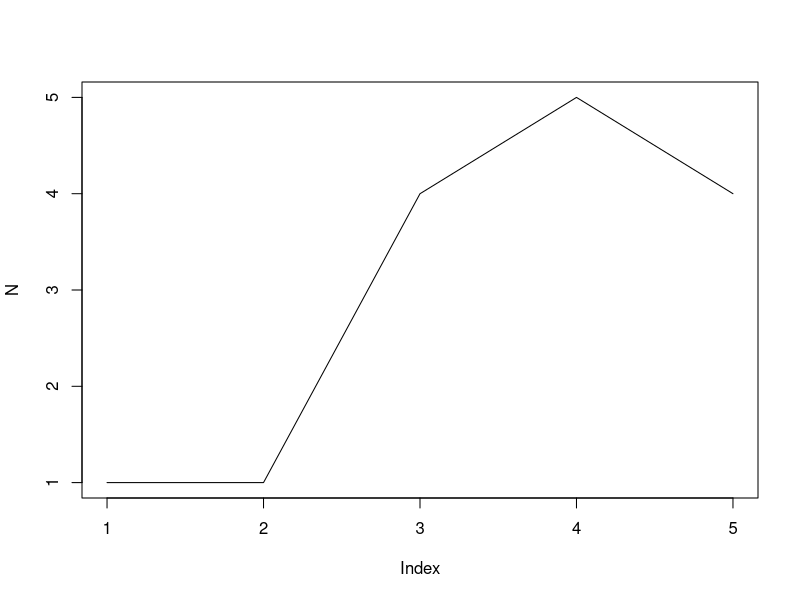
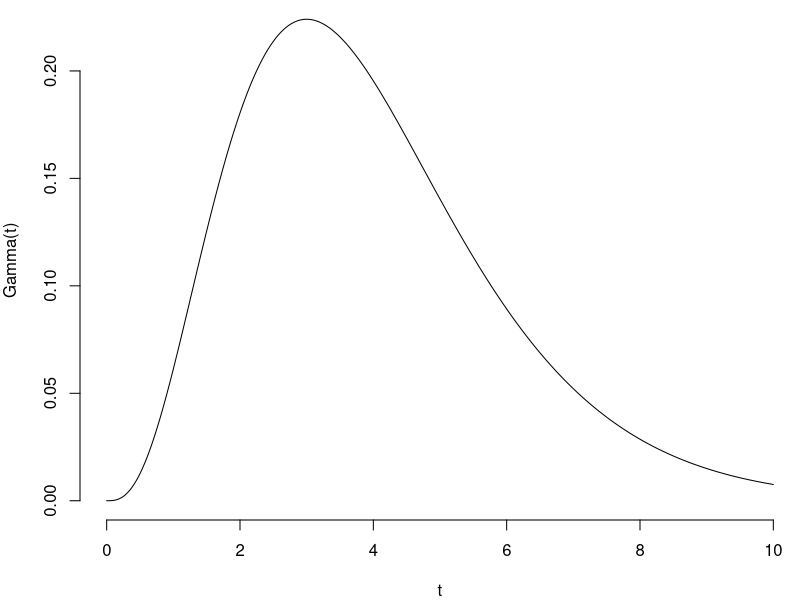
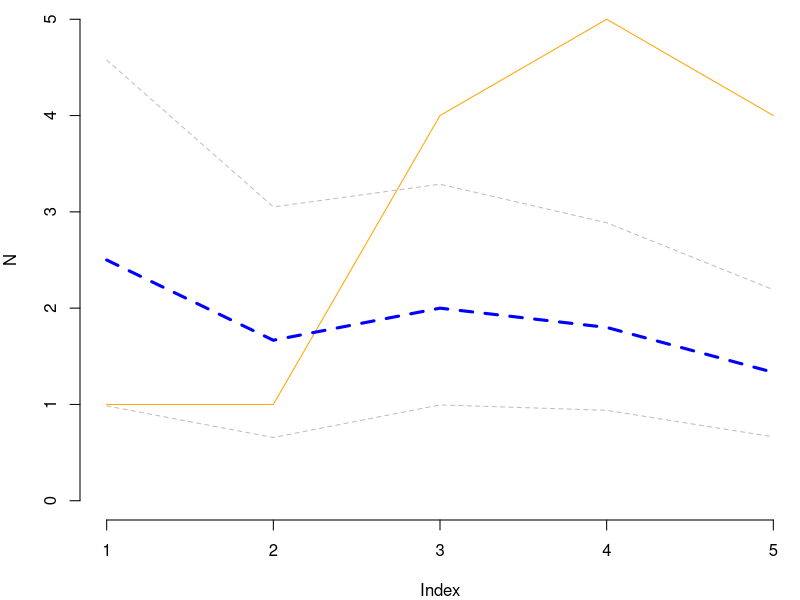
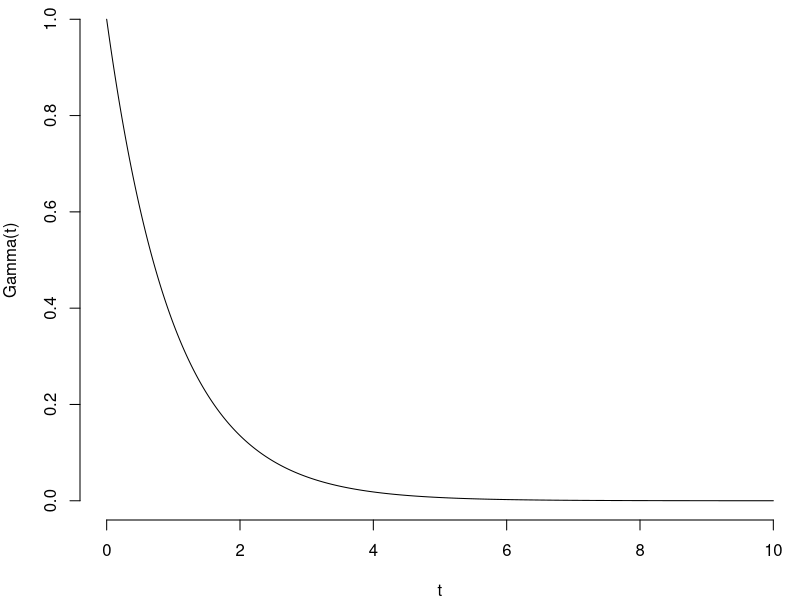
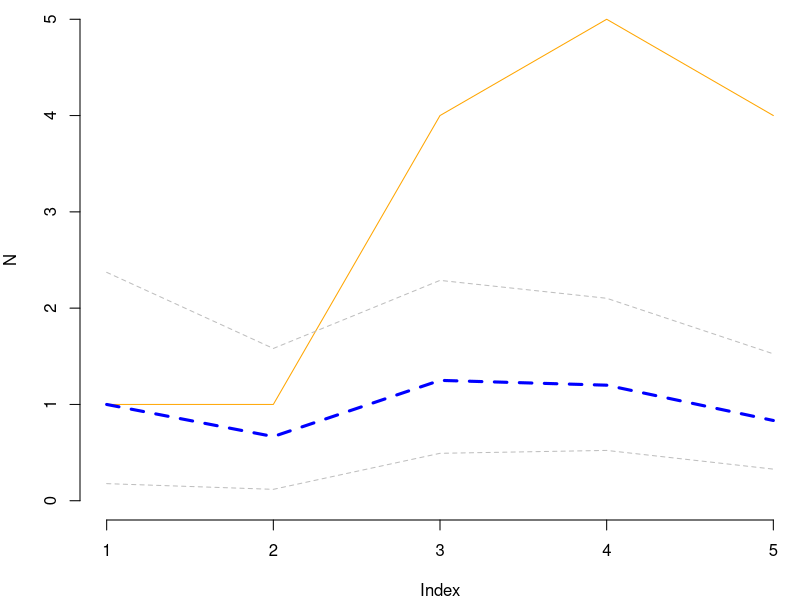
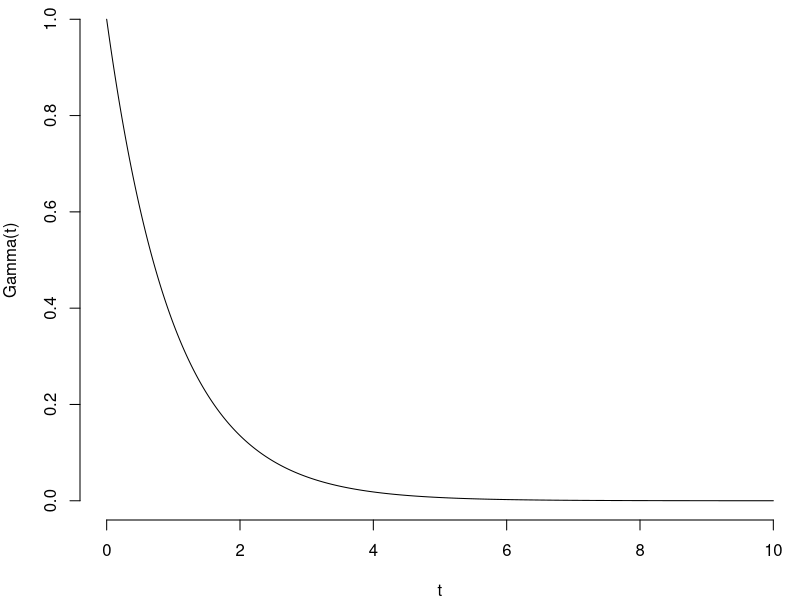
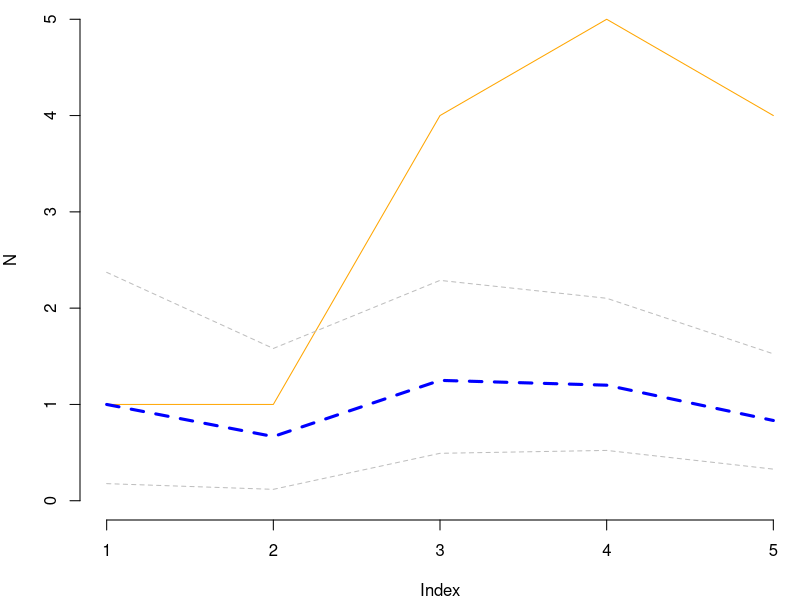
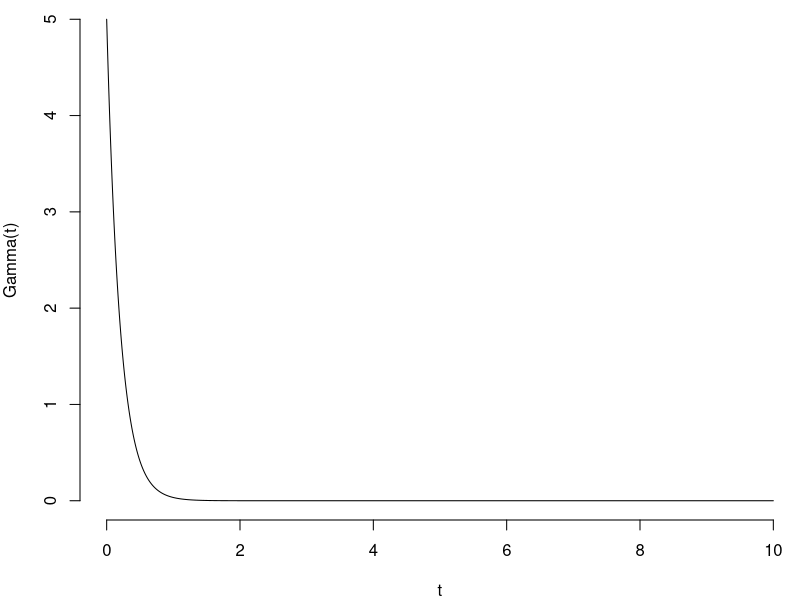

Reproduce these figures in R, in order.
set.seed(8) # Ovi
t = 1:5
lmb = 1
N = rpois(5,t*lmb)
plot(N, type='l')


# A: rate (beta), a: shape (alpha)
plotgamma = function(a,A,N) {
    x = seq(0,10,0.01)
    plot(x,dgamma(x,a,A),type="l",xlab="t",ylab="Gamma(t)")
    at = N+a
    At = t+A
    mean = at/At
    plot(N, type='l', col="orange", ylim=c(0,5))
    lines(mean, col="blue", lwd=3, lty=2)
    lines(qgamma(0.05,at,At), col="grey", lwd=1, lty=2)
    lines(qgamma(0.95,at,At), col="grey", lwd=1, lty=2)
}
par(mar=c(4,4,0,0), bty='n')

plotgamma(a=4,A=1, N)
plotgamma(a=1,A=1, N)
plotgamma(a=1,A=1, N)
plotgamma(a=1,A=5, N)
